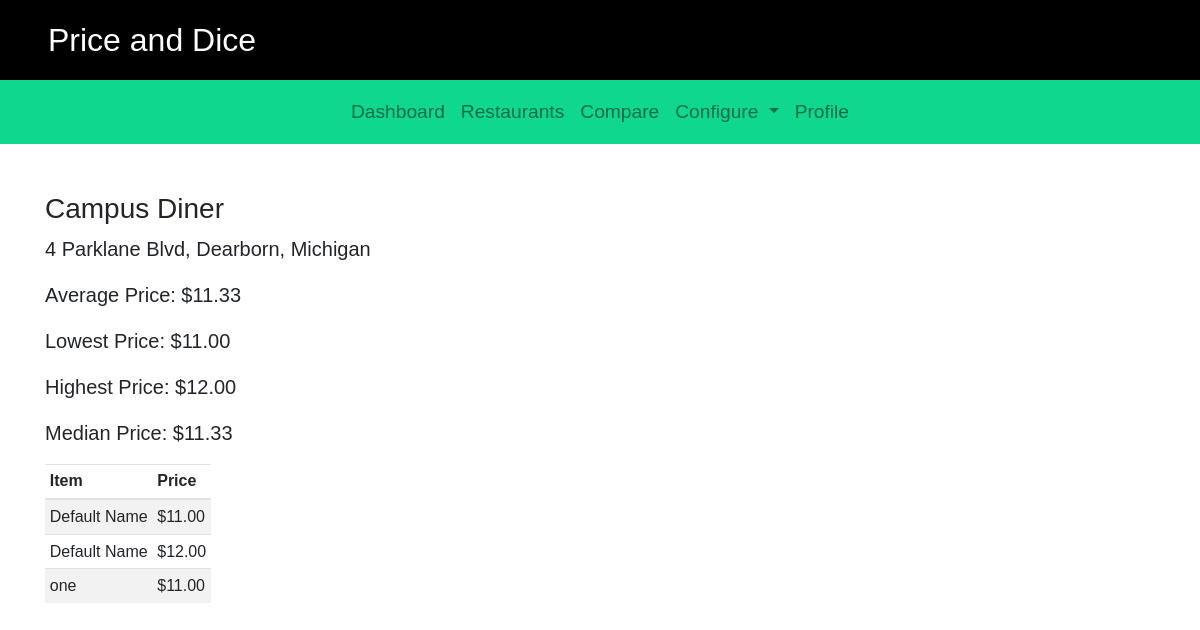
The app's page /campus/1/ with its own data.
### campus/models.py (models this page shows, shortened)
class Restaurant(models.Model):
    name = models.CharField(max_length=200)
    location = models.CharField(max_length=200)
    hours_of_operation = {
        'sunday': models.CharField(max_length=20),
        'monday': models.CharField(max_length=20),
        'tuesday': models.CharField(max_length=20),
        'wednesday': models.CharField(max_length=20),
        'thursday': models.CharField(max_length=20),
        'friday': models.CharField(max_length=20)
    }
    item_list = models.ManyToManyField(Item)
    def get_average_price(self):
        item_list = self.item_list.all()
        if not item_list:
            return 'There are no item_list at this restaurant'
        else:
            num_item_list =  0
            total_price = 0
            for i in item_list:
                num_item_list += 1
                total_price += i.price
            return float(total_price / num_item_list)
    def get_min_price(self):
        item_list = self.item_list.all()
        if not item_list:
            return 'There are no item_list at this restaurant'
        else:
            min_price = item_list[0].price
            for i in item_list:
                if i.price < min_price:
                    min_price = i.price
            return min_price
    def get_max_price(self):
        item_list = self.item_list.all()
        if not item_list:
            return 'There are no item_list at this restaurant'
        else:
            max_price = item_list[0].price
            for i in item_list:
                if i.price > max_price:
                    max_price = i.price
            return max_price

class Item(models.Model):
    price = models.FloatField(default=0)
    name = models.CharField(max_length=50)

### campus/views.py (the view)
# urls.py: path('<int:restaurant_id>/', views.restaurant_detail, name='restaurant_detail'),
def restaurant_detail(request, restaurant_id):
    try:
        restaurant = Restaurant.objects.get(pk=restaurant_id)
    except Restaurant.DoesNotExist:
        raise Http404("Restaurant does not exist")
    return render(request, 'campus/restaurant-detail.html', {'restaurant': restaurant})

### campus/templates/campus/restaurant-detail.html (shortened to what this page needs)
{% extends "./base.html" %}
{% block restautant_detail_list}
{% block body %}
<div class="container content-top">
    <div class="row">
        <div class="col-lg-6">
            <h3>{{restaurant.name}}</h3>
        </div>
    </div>
    <div class="row">
        <div class="col-lg-6">
            <p class="lead">{{restaurant.location}}</p>
        </div>
    </div>
    <div class="row">
        <div class="col-lg-6">
            <p class="lead">Average Price: ${{restaurant.get_average_price |floatformat:2}}</p>
        </div>
    </div>
    <div class="row">
            <div class="col-lg-6">
                <p class="lead">Lowest Price: ${{restaurant.get_min_price |floatformat:2}}</p>
            </div>
    </div>
    <div class="row">
            <div class="col-lg-6">
                <p class="lead">Highest Price: ${{restaurant.get_max_price |floatformat:2}}</p>
            </div>
    </div>
    <div class="row">
            <div class="col-lg-6">
                <p class="lead">Median Price: ${{restaurant.get_average_price |floatformat:2}}</p>
            </div>
    </div>
    <div class="row">
        <div class="col-lg-12">
                <table class="table table-sm table-hover table-responsive table-striped">
                    <thead>
                        <tr>
                            <th>Item</th>
                            <th>Price</th>
                        </tr>
                    </thead>
                    <tbody>
                        {% for item in restaurant.item_list.all %}
                        <tr>
                            <td>{{item.name}}</td>
                            <td>${{item.price |floatformat:2}}</td>
                        </tr>
                        {% endfor %}
                    </tbody>
                </table>
        </div>
    </div>
    <div class="row">
        <div class="col-lg-6">
            <div id="map" class="map"></div>
        </div>
    </div>
</div>
{% endblock %}

### campus/static/campus/style.css (style rules this page uses)
body { font-family: 'Montserrat', sans-serif; }
.map { height: 425px; }
.content-top { margin-top: 3rem; }

### records on screen
Restaurant: name "Campus Diner", location "4 Parklane Blvd, Dearborn, Michigan", get_average_price "11.33", get_min_price "11.00", get_max_price "12.00"
Item: name "Default Name", price "11.00"
Item: name "Default Name", price "12.00"
Item: name "one", price "11.00"
